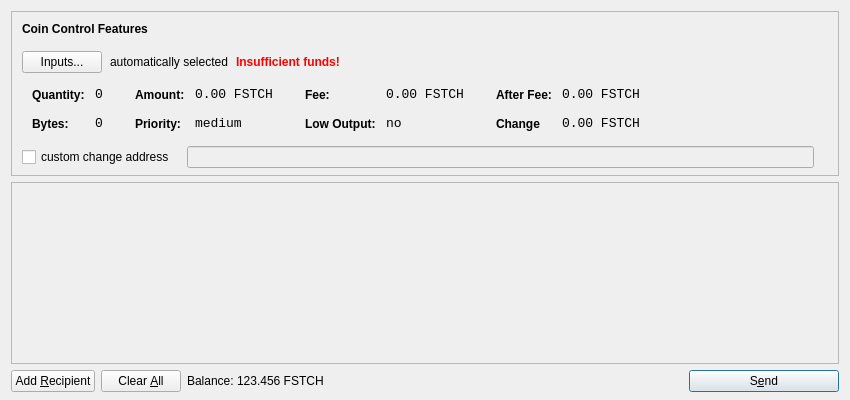
<?xml version="1.0" encoding="UTF-8"?>
<ui version="4.0">
 <class>SendCoinsDialog</class>
 <widget class="QDialog" name="SendCoinsDialog">
  <property name="geometry">
   <rect>
    <x>0</x>
    <y>0</y>
    <width>850</width>
    <height>400</height>
   </rect>
  </property>
  <property name="windowTitle">
   <string>Send Coins</string>
  </property>
  <property name="styleSheet">
   <string notr="true">background-image: url(:/images/bg2);</string>
  </property>
  <layout class="QVBoxLayout" name="verticalLayout" stretch="0,1,0">
   <property name="bottomMargin">
    <number>8</number>
   </property>
   <item>
    <widget class="QFrame" name="frameCoinControl">
     <property name="sizePolicy">
      <sizepolicy hsizetype="Expanding" vsizetype="Expanding">
       <horstretch>0</horstretch>
       <verstretch>0</verstretch>
      </sizepolicy>
     </property>
     <property name="maximumSize">
      <size>
       <width>16777215</width>
       <height>16777215</height>
      </size>
     </property>
     <property name="frameShape">
      <enum>QFrame::StyledPanel</enum>
     </property>
     <property name="frameShadow">
      <enum>QFrame::Sunken</enum>
     </property>
     <layout class="QVBoxLayout" name="verticalLayoutCoinControl2">
      <property name="spacing">
       <number>4</number>
      </property>
      <property name="leftMargin">
       <number>0</number>
      </property>
      <property name="topMargin">
       <number>0</number>
      </property>
      <property name="rightMargin">
       <number>0</number>
      </property>
      <property name="bottomMargin">
       <number>6</number>
      </property>
      <item>
       <layout class="QVBoxLayout" name="verticalLayoutCoinControl" stretch="0,0,0,0,1">
        <property name="spacing">
         <number>0</number>
        </property>
        <property name="leftMargin">
         <number>10</number>
        </property>
        <property name="topMargin">
         <number>10</number>
        </property>
        <item>
         <layout class="QHBoxLayout" name="horizontalLayoutCoinControl1">
          <property name="bottomMargin">
           <number>15</number>
          </property>
          <item>
           <widget class="QLabel" name="labelCoinControlFeatures">
            <property name="sizePolicy">
             <sizepolicy hsizetype="Preferred" vsizetype="Maximum">
              <horstretch>0</horstretch>
              <verstretch>0</verstretch>
             </sizepolicy>
            </property>
            <property name="font">
             <font>
              <weight>75</weight>
              <bold>true</bold>
             </font>
            </property>
            <property name="styleSheet">
             <string notr="true">font-weight:bold;</string>
            </property>
            <property name="text">
             <string>Coin Control Features</string>
            </property>
           </widget>
          </item>
         </layout>
        </item>
        <item>
         <layout class="QHBoxLayout" name="horizontalLayoutCoinControl2" stretch="0,0,0,0">
          <property name="spacing">
           <number>8</number>
          </property>
          <property name="bottomMargin">
           <number>10</number>
          </property>
          <item>
           <widget class="QPushButton" name="pushButtonCoinControl">
            <property name="styleSheet">
             <string notr="true"/>
            </property>
            <property name="text">
             <string>Inputs...</string>
            </property>
           </widget>
          </item>
          <item>
           <widget class="QLabel" name="labelCoinControlAutomaticallySelected">
            <property name="text">
             <string>automatically selected</string>
            </property>
            <property name="margin">
             <number>5</number>
            </property>
           </widget>
          </item>
          <item>
           <widget class="QLabel" name="labelCoinControlInsuffFunds">
            <property name="font">
             <font>
              <weight>75</weight>
              <bold>true</bold>
             </font>
            </property>
            <property name="styleSheet">
             <string notr="true">color:red;font-weight:bold;</string>
            </property>
            <property name="text">
             <string>Insufficient funds!</string>
            </property>
            <property name="margin">
             <number>5</number>
            </property>
           </widget>
          </item>
          <item>
           <spacer name="horizontalSpacerCoinControl">
            <property name="orientation">
             <enum>Qt::Horizontal</enum>
            </property>
            <property name="sizeHint" stdset="0">
             <size>
              <width>40</width>
              <height>1</height>
             </size>
            </property>
           </spacer>
          </item>
         </layout>
        </item>
        <item>
         <widget class="QWidget" name="widgetCoinControl" native="true">
          <property name="sizePolicy">
           <sizepolicy hsizetype="Preferred" vsizetype="Preferred">
            <horstretch>0</horstretch>
            <verstretch>0</verstretch>
           </sizepolicy>
          </property>
          <property name="minimumSize">
           <size>
            <width>0</width>
            <height>0</height>
           </size>
          </property>
          <property name="styleSheet">
           <string notr="true"/>
          </property>
          <layout class="QHBoxLayout" name="horizontalLayoutCoinControl5">
           <property name="leftMargin">
            <number>0</number>
           </property>
           <property name="topMargin">
            <number>0</number>
           </property>
           <property name="rightMargin">
            <number>0</number>
           </property>
           <property name="bottomMargin">
            <number>0</number>
           </property>
           <item>
            <layout class="QHBoxLayout" name="horizontalLayoutCoinControl3" stretch="0,0,0,1">
             <property name="spacing">
              <number>20</number>
             </property>
             <property name="topMargin">
              <number>0</number>
             </property>
             <property name="bottomMargin">
              <number>10</number>
             </property>
             <item>
              <layout class="QFormLayout" name="formLayoutCoinControl1">
               <property name="horizontalSpacing">
                <number>10</number>
               </property>
               <property name="verticalSpacing">
                <number>14</number>
               </property>
               <property name="leftMargin">
                <number>10</number>
               </property>
               <property name="topMargin">
                <number>4</number>
               </property>
               <property name="rightMargin">
                <number>6</number>
               </property>
               <item row="0" column="0">
                <widget class="QLabel" name="labelCoinControlQuantityText">
                 <property name="styleSheet">
                  <string notr="true">font-weight:bold;</string>
                 </property>
                 <property name="text">
                  <string>Quantity:</string>
                 </property>
                 <property name="margin">
                  <number>0</number>
                 </property>
                </widget>
               </item>
               <item row="0" column="1">
                <widget class="QLabel" name="labelCoinControlQuantity">
                 <property name="font">
                  <font>
                   <family>Monospace</family>
                   <pointsize>10</pointsize>
                  </font>
                 </property>
                 <property name="cursor">
                  <cursorShape>IBeamCursor</cursorShape>
                 </property>
                 <property name="contextMenuPolicy">
                  <enum>Qt::ActionsContextMenu</enum>
                 </property>
                 <property name="text">
                  <string>0</string>
                 </property>
                 <property name="margin">
                  <number>0</number>
                 </property>
                 <property name="textInteractionFlags">
                  <set>Qt::LinksAccessibleByMouse|Qt::TextSelectableByKeyboard|Qt::TextSelectableByMouse</set>
                 </property>
                </widget>
               </item>
               <item row="1" column="0">
                <widget class="QLabel" name="labelCoinControlBytesText">
                 <property name="styleSheet">
                  <string notr="true">font-weight:bold;</string>
                 </property>
                 <property name="text">
                  <string>Bytes:</string>
                 </property>
                </widget>
               </item>
               <item row="1" column="1">
                <widget class="QLabel" name="labelCoinControlBytes">
                 <property name="font">
                  <font>
                   <family>Monospace</family>
                   <pointsize>10</pointsize>
                  </font>
                 </property>
                 <property name="cursor">
                  <cursorShape>IBeamCursor</cursorShape>
                 </property>
                 <property name="contextMenuPolicy">
                  <enum>Qt::ActionsContextMenu</enum>
                 </property>
                 <property name="text">
                  <string>0</string>
                 </property>
                 <property name="textInteractionFlags">
                  <set>Qt::LinksAccessibleByMouse|Qt::TextSelectableByKeyboard|Qt::TextSelectableByMouse</set>
                 </property>
                </widget>
               </item>
              </layout>
             </item>
             <item>
              <layout class="QFormLayout" name="formLayoutCoinControl2">
               <property name="horizontalSpacing">
                <number>10</number>
               </property>
               <property name="verticalSpacing">
                <number>14</number>
               </property>
               <property name="leftMargin">
                <number>6</number>
               </property>
               <property name="topMargin">
                <number>4</number>
               </property>
               <property name="rightMargin">
                <number>6</number>
               </property>
               <item row="0" column="0">
                <widget class="QLabel" name="labelCoinControlAmountText">
                 <property name="styleSheet">
                  <string notr="true">font-weight:bold;</string>
                 </property>
                 <property name="text">
                  <string>Amount:</string>
                 </property>
                 <property name="margin">
                  <number>0</number>
                 </property>
                </widget>
               </item>
               <item row="0" column="1">
                <widget class="QLabel" name="labelCoinControlAmount">
                 <property name="font">
                  <font>
                   <family>Monospace</family>
                   <pointsize>10</pointsize>
                  </font>
                 </property>
                 <property name="cursor">
                  <cursorShape>IBeamCursor</cursorShape>
                 </property>
                 <property name="contextMenuPolicy">
                  <enum>Qt::ActionsContextMenu</enum>
                 </property>
                 <property name="text">
                  <string>0.00 FSTCH</string>
                 </property>
                 <property name="textInteractionFlags">
                  <set>Qt::LinksAccessibleByMouse|Qt::TextSelectableByKeyboard|Qt::TextSelectableByMouse</set>
                 </property>
                </widget>
               </item>
               <item row="1" column="0">
                <widget class="QLabel" name="labelCoinControlPriorityText">
                 <property name="styleSheet">
                  <string notr="true">font-weight:bold;</string>
                 </property>
                 <property name="text">
                  <string>Priority:</string>
                 </property>
                </widget>
               </item>
               <item row="1" column="1">
                <widget class="QLabel" name="labelCoinControlPriority">
                 <property name="font">
                  <font>
                   <family>Monospace</family>
                   <pointsize>10</pointsize>
                  </font>
                 </property>
                 <property name="cursor">
                  <cursorShape>IBeamCursor</cursorShape>
                 </property>
                 <property name="contextMenuPolicy">
                  <enum>Qt::ActionsContextMenu</enum>
                 </property>
                 <property name="text">
                  <string>medium</string>
                 </property>
                 <property name="textInteractionFlags">
                  <set>Qt::LinksAccessibleByMouse|Qt::TextSelectableByKeyboard|Qt::TextSelectableByMouse</set>
                 </property>
                </widget>
               </item>
              </layout>
             </item>
             <item>
              <layout class="QFormLayout" name="formLayoutCoinControl3">
               <property name="horizontalSpacing">
                <number>10</number>
               </property>
               <property name="verticalSpacing">
                <number>14</number>
               </property>
               <property name="leftMargin">
                <number>6</number>
               </property>
               <property name="topMargin">
                <number>4</number>
               </property>
               <property name="rightMargin">
                <number>6</number>
               </property>
               <item row="0" column="0">
                <widget class="QLabel" name="labelCoinControlFeeText">
                 <property name="styleSheet">
                  <string notr="true">font-weight:bold;</string>
                 </property>
                 <property name="text">
                  <string>Fee:</string>
                 </property>
                 <property name="margin">
                  <number>0</number>
                 </property>
                </widget>
               </item>
               <item row="0" column="1">
                <widget class="QLabel" name="labelCoinControlFee">
                 <property name="font">
                  <font>
                   <family>Monospace</family>
                   <pointsize>10</pointsize>
                  </font>
                 </property>
                 <property name="cursor">
                  <cursorShape>IBeamCursor</cursorShape>
                 </property>
                 <property name="contextMenuPolicy">
                  <enum>Qt::ActionsContextMenu</enum>
                 </property>
                 <property name="text">
                  <string>0.00 FSTCH</string>
                 </property>
                 <property name="textInteractionFlags">
                  <set>Qt::LinksAccessibleByMouse|Qt::TextSelectableByKeyboard|Qt::TextSelectableByMouse</set>
                 </property>
                </widget>
               </item>
               <item row="1" column="0">
                <widget class="QLabel" name="labelCoinControlLowOutputText">
                 <property name="styleSheet">
                  <string notr="true">font-weight:bold;</string>
                 </property>
                 <property name="text">
                  <string>Low Output:</string>
                 </property>
                </widget>
               </item>
               <item row="1" column="1">
                <widget class="QLabel" name="labelCoinControlLowOutput">
                 <property name="font">
                  <font>
                   <family>Monospace</family>
                   <pointsize>10</pointsize>
                  </font>
                 </property>
                 <property name="cursor">
                  <cursorShape>IBeamCursor</cursorShape>
                 </property>
                 <property name="contextMenuPolicy">
                  <enum>Qt::ActionsContextMenu</enum>
                 </property>
                 <property name="text">
                  <string>no</string>
                 </property>
                 <property name="textInteractionFlags">
                  <set>Qt::LinksAccessibleByMouse|Qt::TextSelectableByKeyboard|Qt::TextSelectableByMouse</set>
                 </property>
                </widget>
               </item>
              </layout>
             </item>
             <item>
              <layout class="QFormLayout" name="formLayoutCoinControl4">
               <property name="horizontalSpacing">
                <number>10</number>
               </property>
               <property name="verticalSpacing">
                <number>14</number>
               </property>
               <property name="leftMargin">
                <number>6</number>
               </property>
               <property name="topMargin">
                <number>4</number>
               </property>
               <property name="rightMargin">
                <number>6</number>
               </property>
               <item row="0" column="0">
                <widget class="QLabel" name="labelCoinControlAfterFeeText">
                 <property name="styleSheet">
                  <string notr="true">font-weight:bold;</string>
                 </property>
                 <property name="text">
                  <string>After Fee:</string>
                 </property>
                 <property name="margin">
                  <number>0</number>
                 </property>
                </widget>
               </item>
               <item row="0" column="1">
                <widget class="QLabel" name="labelCoinControlAfterFee">
                 <property name="font">
                  <font>
                   <family>Monospace</family>
                   <pointsize>10</pointsize>
                  </font>
                 </property>
                 <property name="cursor">
                  <cursorShape>IBeamCursor</cursorShape>
                 </property>
                 <property name="contextMenuPolicy">
                  <enum>Qt::ActionsContextMenu</enum>
                 </property>
                 <property name="text">
                  <string>0.00 FSTCH</string>
                 </property>
                 <property name="textInteractionFlags">
                  <set>Qt::LinksAccessibleByMouse|Qt::TextSelectableByKeyboard|Qt::TextSelectableByMouse</set>
                 </property>
                </widget>
               </item>
               <item row="1" column="0">
                <widget class="QLabel" name="labelCoinControlChangeText">
                 <property name="styleSheet">
                  <string notr="true">font-weight:bold;</string>
                 </property>
                 <property name="text">
                  <string>Change</string>
                 </property>
                </widget>
               </item>
               <item row="1" column="1">
                <widget class="QLabel" name="labelCoinControlChange">
                 <property name="font">
                  <font>
                   <family>Monospace</family>
                   <pointsize>10</pointsize>
                  </font>
                 </property>
                 <property name="cursor">
                  <cursorShape>IBeamCursor</cursorShape>
                 </property>
                 <property name="contextMenuPolicy">
                  <enum>Qt::ActionsContextMenu</enum>
                 </property>
                 <property name="text">
                  <string>0.00 FSTCH</string>
                 </property>
                 <property name="textInteractionFlags">
                  <set>Qt::LinksAccessibleByMouse|Qt::TextSelectableByKeyboard|Qt::TextSelectableByMouse</set>
                 </property>
                </widget>
               </item>
              </layout>
             </item>
            </layout>
           </item>
          </layout>
         </widget>
        </item>
        <item>
         <layout class="QHBoxLayout" name="horizontalLayoutCoinControl4" stretch="0,0,0">
          <property name="spacing">
           <number>12</number>
          </property>
          <property name="sizeConstraint">
           <enum>QLayout::SetDefaultConstraint</enum>
          </property>
          <property name="topMargin">
           <number>5</number>
          </property>
          <property name="rightMargin">
           <number>5</number>
          </property>
          <item>
           <widget class="QCheckBox" name="checkBoxCoinControlChange">
            <property name="text">
             <string>custom change address</string>
            </property>
           </widget>
          </item>
          <item>
           <widget class="QLineEdit" name="lineEditCoinControlChange">
            <property name="enabled">
             <bool>false</bool>
            </property>
            <property name="sizePolicy">
             <sizepolicy hsizetype="Expanding" vsizetype="Fixed">
              <horstretch>0</horstretch>
              <verstretch>0</verstretch>
             </sizepolicy>
            </property>
           </widget>
          </item>
          <item>
           <widget class="QLabel" name="labelCoinControlChangeLabel">
            <property name="sizePolicy">
             <sizepolicy hsizetype="Preferred" vsizetype="Expanding">
              <horstretch>0</horstretch>
              <verstretch>0</verstretch>
             </sizepolicy>
            </property>
            <property name="minimumSize">
             <size>
              <width>0</width>
              <height>0</height>
             </size>
            </property>
            <property name="text">
             <string/>
            </property>
            <property name="margin">
             <number>3</number>
            </property>
           </widget>
          </item>
         </layout>
        </item>
        <item>
         <spacer name="verticalSpacerCoinControl">
          <property name="orientation">
           <enum>Qt::Vertical</enum>
          </property>
          <property name="sizeHint" stdset="0">
           <size>
            <width>800</width>
            <height>1</height>
           </size>
          </property>
         </spacer>
        </item>
       </layout>
      </item>
     </layout>
    </widget>
   </item>
   <item>
    <widget class="QScrollArea" name="scrollArea">
     <property name="widgetResizable">
      <bool>true</bool>
     </property>
     <widget class="QWidget" name="scrollAreaWidgetContents">
      <property name="geometry">
       <rect>
        <x>0</x>
        <y>0</y>
        <width>836</width>
        <height>193</height>
       </rect>
      </property>
      <layout class="QVBoxLayout" name="verticalLayout_2">
       <property name="leftMargin">
        <number>0</number>
       </property>
       <property name="topMargin">
        <number>0</number>
       </property>
       <property name="rightMargin">
        <number>0</number>
       </property>
       <property name="bottomMargin">
        <number>0</number>
       </property>
       <item>
        <layout class="QVBoxLayout" name="entries">
         <property name="spacing">
          <number>6</number>
         </property>
        </layout>
       </item>
       <item>
        <spacer name="verticalSpacer">
         <property name="orientation">
          <enum>Qt::Vertical</enum>
         </property>
         <property name="sizeHint" stdset="0">
          <size>
           <width>20</width>
           <height>40</height>
          </size>
         </property>
        </spacer>
       </item>
      </layout>
     </widget>
    </widget>
   </item>
   <item>
    <layout class="QHBoxLayout" name="horizontalLayout">
     <item>
      <widget class="QPushButton" name="addButton">
       <property name="toolTip">
        <string>Send to multiple recipients at once</string>
       </property>
       <property name="text">
        <string>Add &amp;Recipient</string>
       </property>
       <property name="icon">
        <iconset resource="../bitcoin.qrc">
         <normaloff>:/icons/add</normaloff>:/icons/add</iconset>
       </property>
       <property name="autoDefault">
        <bool>false</bool>
       </property>
      </widget>
     </item>
     <item>
      <widget class="QPushButton" name="clearButton">
       <property name="sizePolicy">
        <sizepolicy hsizetype="Minimum" vsizetype="Fixed">
         <horstretch>0</horstretch>
         <verstretch>0</verstretch>
        </sizepolicy>
       </property>
       <property name="toolTip">
        <string>Remove all transaction fields</string>
       </property>
       <property name="text">
        <string>Clear &amp;All</string>
       </property>
       <property name="icon">
        <iconset resource="../bitcoin.qrc">
         <normaloff>:/icons/remove</normaloff>:/icons/remove</iconset>
       </property>
       <property name="autoRepeatDelay">
        <number>300</number>
       </property>
       <property name="autoDefault">
        <bool>false</bool>
       </property>
      </widget>
     </item>
     <item>
      <layout class="QHBoxLayout" name="horizontalLayout_2">
       <property name="spacing">
        <number>3</number>
       </property>
       <item>
        <widget class="QLabel" name="label">
         <property name="sizePolicy">
          <sizepolicy hsizetype="Preferred" vsizetype="Fixed">
           <horstretch>0</horstretch>
           <verstretch>0</verstretch>
          </sizepolicy>
         </property>
         <property name="text">
          <string>Balance:</string>
         </property>
        </widget>
       </item>
       <item>
        <widget class="QLabel" name="labelBalance">
         <property name="sizePolicy">
          <sizepolicy hsizetype="Preferred" vsizetype="Fixed">
           <horstretch>0</horstretch>
           <verstretch>0</verstretch>
          </sizepolicy>
         </property>
         <property name="cursor">
          <cursorShape>IBeamCursor</cursorShape>
         </property>
         <property name="text">
          <string>123.456 FSTCH</string>
         </property>
         <property name="textInteractionFlags">
          <set>Qt::LinksAccessibleByMouse|Qt::TextSelectableByKeyboard|Qt::TextSelectableByMouse</set>
         </property>
        </widget>
       </item>
      </layout>
     </item>
     <item>
      <spacer name="horizontalSpacer">
       <property name="orientation">
        <enum>Qt::Horizontal</enum>
       </property>
       <property name="sizeHint" stdset="0">
        <size>
         <width>40</width>
         <height>20</height>
        </size>
       </property>
      </spacer>
     </item>
     <item>
      <widget class="QPushButton" name="sendButton">
       <property name="minimumSize">
        <size>
         <width>150</width>
         <height>0</height>
        </size>
       </property>
       <property name="toolTip">
        <string>Confirm the send action</string>
       </property>
       <property name="text">
        <string>S&amp;end</string>
       </property>
       <property name="icon">
        <iconset resource="../bitcoin.qrc">
         <normaloff>:/icons/send</normaloff>:/icons/send</iconset>
       </property>
       <property name="default">
        <bool>true</bool>
       </property>
      </widget>
     </item>
    </layout>
   </item>
  </layout>
 </widget>
 <resources>
  <include location="../bitcoin.qrc"/>
 </resources>
 <connections/>
</ui>
